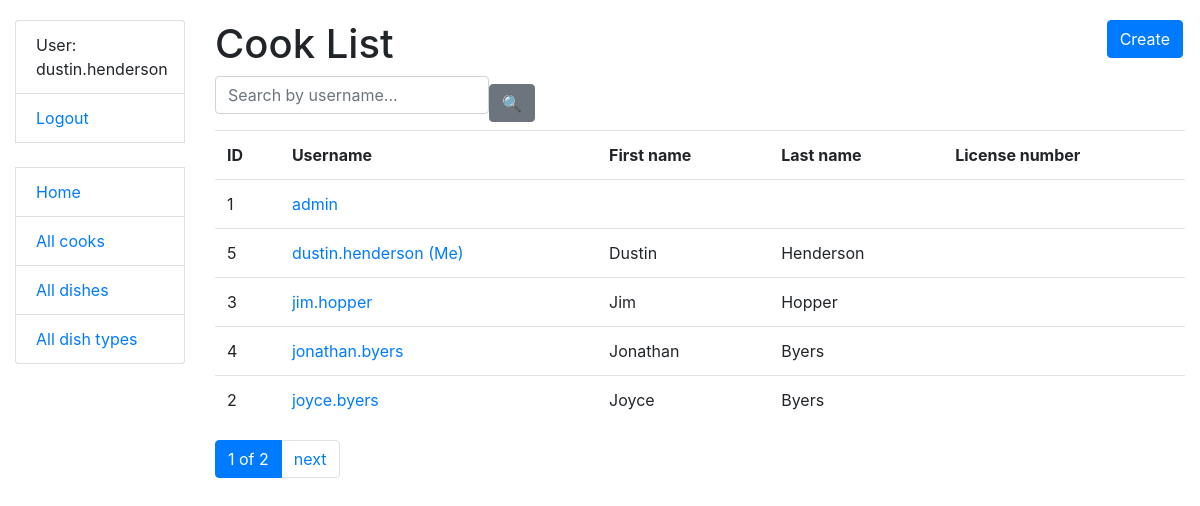
The page /cooks/ (signed in) on the database its author committed.
### kitchen/models.py (models this page shows, shortened)
class Cook(AbstractUser):
    years_of_experience = models.IntegerField(null=True, blank=True)
    class Meta:
        ordering = ["username"]
    def get_absolute_url(self):
        return reverse("kitchen:cook-detail", kwargs={"pk": self.pk})

### kitchen/views.py (the view)
class CookListView(LoginRequiredMixin, generic.ListView):
    model = Cook
    paginate_by = 5
    def get_context_data(self, *, object_list=None, **kwargs):
        context = super(CookListView, self).get_context_data(**kwargs)
        username = self.request.GET.get("username_", "")
        context["search_form"] = CookSearchForm(initial={
            "username_": username
        })
        return context
    def get_queryset(self):
        queryset = Cook.objects.all()
        form = CookSearchForm(self.request.GET)
        if form.is_valid():
            return queryset.filter(
                username__icontains=form.cleaned_data["username_"]
            )
        return queryset

### kitchen/forms.py
class CookSearchForm(forms.Form):
    username_ = forms.CharField(
        max_length=255,
        required=False,
        label="",
        widget=forms.TextInput(attrs={"placeholder": "Search by username..."})
    )

### templates/kitchen/cook_list.html
{% extends "base.html" %}
{% block content %}
    <h1>
      Cook List
      <a href="{% url "kitchen:cook-create" %}" class="btn btn-primary link-to-page">
          Create
      </a>
    </h1>
    {% include "includes/search_form.html" %}
    {% if cook_list %}
      <table class="table">
        <tr>
          <th>ID</th>
          <th>Username</th>
          <th>First name</th>
          <th>Last name</th>
          <th>License number</th>
        </tr>
        {% for cook in cook_list %}
          <tr>
            <td>{{ cook.id }}</td>
            <td><a href="{{ cook.get_absolute_url }}">{{ cook.username }} {% if user == cook %} (Me){% endif %}</a></td>
            <td>{{ cook.first_name }}</td>
            <td>{{ cook.last_name }}</td>
            <td>{{ cook.license_number }}</td>
          </tr>
        {% endfor %}
      </table>
    {% else %}
      <p>There are no cooks in kitchen</p>
    {% endif %}
{% endblock %}

### templates/includes/sidebar.html
<ul class="sidebar-nav list-group">
  {% if user.is_authenticated %}
    <li class="list-group-item">User: {{ user.username }}</li>
    <li class="list-group-item"><a href="{% url 'logout' %}">Logout</a></li>
  {% else %}
    <li class="list-group-item"><a href="{% url 'login' %}">Login</a></li>
  {% endif %}
  <br>
  <li class="list-group-item"><a href="{% url 'kitchen:index' %}">Home</a></li>
  <li class="list-group-item"><a href="{% url 'kitchen:cook-list' %}">All cooks</a></li>
  <li class="list-group-item"><a href="{% url 'kitchen:dish-list' %}">All dishes</a></li>
  <li class="list-group-item"><a href="{% url 'kitchen:dish-type-list' %}">All dish types</a></li>
</ul>

### static/css/styles.css (style rules this page uses)
body { margin-top: 20px; }
.link-to-page { float: right; margin: 0 2px 0 2px; }

### rows shown on the page
Cook: username "dustin.henderson", id "5", shows "(Me)", first_name "Dustin", last_name "Henderson"
Cook: id "1", username "admin"
Cook: id "3", username "jim.hopper", first_name "Jim", last_name "Hopper"
Cook: id "4", username "jonathan.byers", first_name "Jonathan", last_name "Byers"
Cook: id "2", username "joyce.byers", first_name "Joyce", last_name "Byers"

### other values the page prints
{{ page_obj.number }} "1"
{{ paginator.num_pages }} "2"
